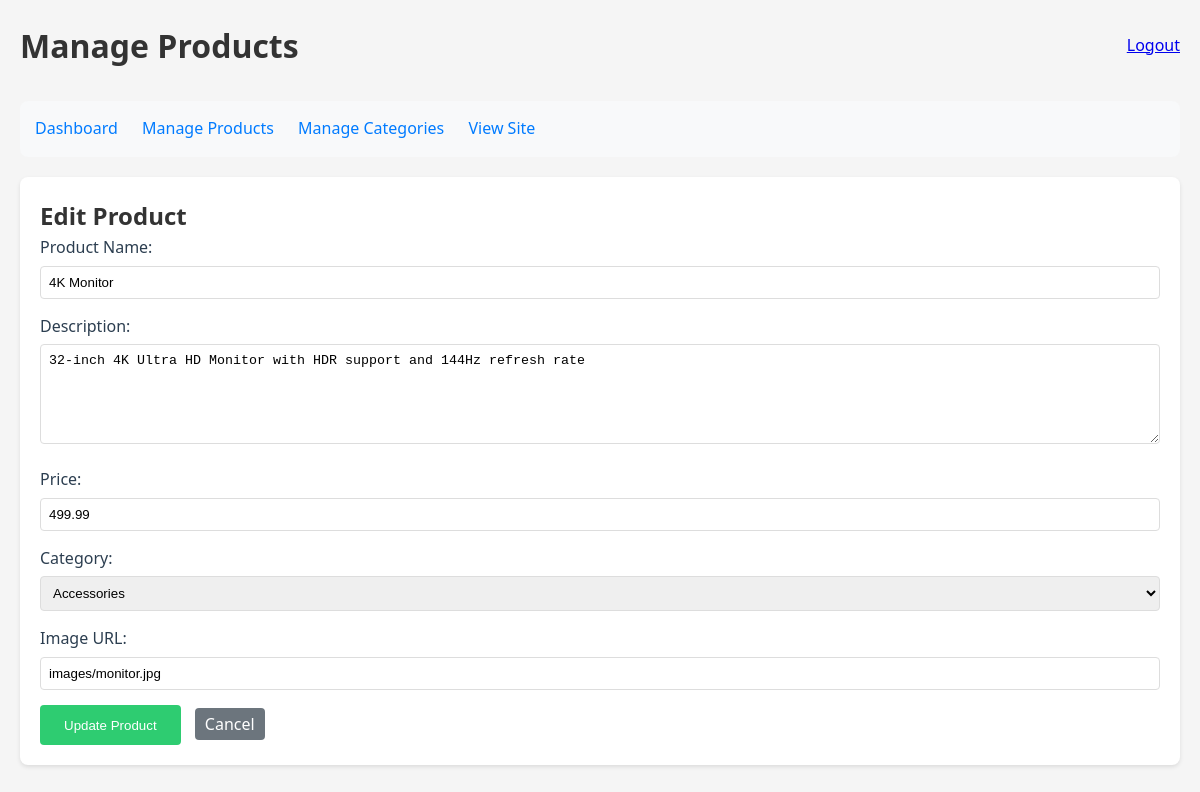
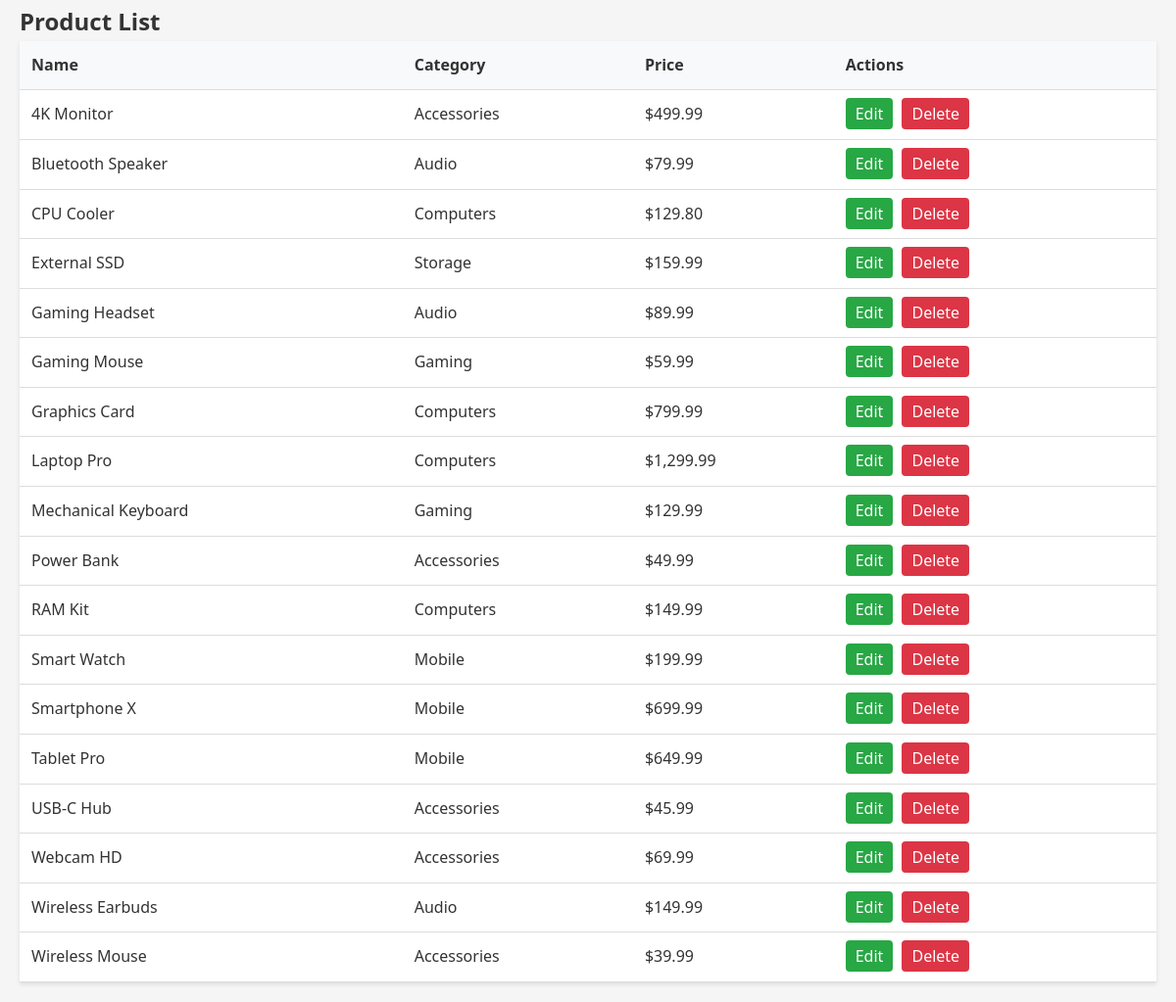
Page /admin_products.php?action=edit&id=5 (signed in) on the committed database (2 pictures, top to bottom).
### tables this page shows
CREATE TABLE `products` (
  `id` int(11) NOT NULL,
  `name` varchar(255) NOT NULL,
  `description` text DEFAULT NULL,
  `price` decimal(10,2) NOT NULL,
  `image_url` varchar(255) DEFAULT NULL,
  `created_at` timestamp NOT NULL DEFAULT current_timestamp(),
  `category_id` int(11) DEFAULT NULL
);

CREATE TABLE `categories` (
  `id` int(11) NOT NULL,
  `name` varchar(100) NOT NULL,
  `description` text DEFAULT NULL,
  `created_at` timestamp NOT NULL DEFAULT current_timestamp()
);

### admin_products.php (the view, shortened to what this page needs)
<?php
require_once 'config.php';
$categories = $pdo->query('SELECT * FROM categories ORDER BY name')->fetchAll();
$products = $pdo->query('
    SELECT p.*, c.name as category_name
    FROM products p
    JOIN categories c ON p.category_id = c.id
    ORDER BY p.name
')->fetchAll();
$editing_product = null;
if (isset($_GET['action']) && $_GET['action'] === 'edit' && isset($_GET['id'])) {
    $stmt = $pdo->prepare('SELECT * FROM products WHERE id = ?');
    $stmt->execute([$_GET['id']]);
    $editing_product = $stmt->fetch();
}
?>
<!DOCTYPE html>
<html lang="en">
<head>
    <link rel="stylesheet" href="styles.css">
</head>
<body>
    <div class="admin-container">
        <div class="admin-header">
            <h1>Manage Products</h1>
            <a href="logout.php" class="logout-btn">Logout</a>
        </div>
        <nav class="admin-nav">
            <a href="admin_dashboard.php">Dashboard</a>
            <a href="admin_products.php">Manage Products</a>
            <a href="admin_categories.php">Manage Categories</a>
            <a href="index.php" target="_blank">View Site</a>
        </nav>
        <div class="product-form">
            <h2><?php echo $editing_product ? 'Edit Product' : 'Add New Product'; ?></h2>
            <form method="POST" action="">
                <div class="form-group">
                    <label for="name">Product Name:</label>
                    <input type="text" id="name" name="name" required
                           value="<?php echo htmlspecialchars($editing_product['name'] ?? ''); ?>">
                </div>
                <div class="form-group">
                    <label for="description">Description:</label>
                    <textarea id="description" name="description" required><?php
                        echo htmlspecialchars($editing_product['description'] ?? '');
                    ?></textarea>
                </div>
                <div class="form-group">
                    <label for="price">Price:</label>
                    <input type="number" id="price" name="price" step="0.01" required
                           value="<?php echo htmlspecialchars($editing_product['price'] ?? ''); ?>">
                </div>
                <div class="form-group">
                    <label for="category_id">Category:</label>
                    <select id="category_id" name="category_id" required>
                        <?php foreach ($categories as $category): ?>
                            <option value="<?php echo $category['id']; ?>"
                                    <?php echo ($editing_product['category_id'] ?? '') == $category['id'] ? 'selected' : ''; ?>>
                                <?php echo htmlspecialchars($category['name']); ?>
                            </option>
                        <?php endforeach; ?>
                    </select>
                </div>
                <div class="form-group">
                    <label for="image_url">Image URL:</label>
                    <input type="url" id="image_url" name="image_url"
                           value="<?php echo htmlspecialchars($editing_product['image_url'] ?? ''); ?>">
                </div>
                <button type="submit" class="submit-btn">
                    <?php echo $editing_product ? 'Update Product' : 'Add Product'; ?>
                </button>
                <?php if ($editing_product): ?>
                    <a href="admin_products.php" class="action-btn cancel-btn">Cancel</a>
                <?php endif; ?>
            </form>
        </div>
        <h2>Product List</h2>
        <table class="product-table">
            <thead>
                <tr>
                    <th>Name</th>
                    <th>Category</th>
                    <th>Price</th>
                    <th>Actions</th>
                </tr>
            </thead>
            <tbody>
                <?php foreach ($products as $product): ?>
                <tr>
                    <td><?php echo htmlspecialchars($product['name']); ?></td>
                    <td><?php echo htmlspecialchars($product['category_name']); ?></td>
                    <td>$<?php echo number_format($product['price'], 2); ?></td>
                    <td>
                        <a href="admin_products.php?action=edit&id=<?php echo $product['id']; ?>"
                           class="action-btn edit-btn">Edit</a>
                        <a href="admin_products.php?action=delete&id=<?php echo $product['id']; ?>"
                           class="action-btn delete-btn"
                           onclick="return confirm('Are you sure you want to delete this product?')">Delete</a>
                    </td>
                </tr>
                <?php endforeach; ?>
            </tbody>
        </table>
    </div>
</body>
</html>

### styles.css (style rules this page uses)
* { margin: 0; padding: 0; box-sizing: border-box; }
body { font-family: 'Segoe UI', Tahoma, Geneva, Verdana, sans-serif; line-height: 1.6; color: #333; background-color: #f5f5f5; }
.form-group { margin-bottom: 1rem; }
.form-group label { display: block; margin-bottom: 0.5rem; color: #2c3e50; }
.form-group input, .form-group select, .form-group textarea { width: 100%; padding: 0.5rem; border: 1px solid #ddd; border-radius: 4px; }
.form-group textarea { height: 100px; resize: vertical; }
button[type="submit"] { background: #2ecc71; color: white; border: none; padding: 0.8rem 1.5rem; border-radius: 4px; cursor: pointer; transition: background 0.3s ease; }

### admin_products.php (style rules this page uses)
.admin-container { max-width: 1200px; margin: 0 auto; padding: 20px; }
.admin-header { display: flex; justify-content: space-between; align-items: center; margin-bottom: 30px; }
.admin-nav { background: #f8f9fa; padding: 15px; border-radius: 8px; margin-bottom: 20px; }
.admin-nav a { margin-right: 20px; text-decoration: none; color: #007bff; }
.product-form { background: white; padding: 20px; border-radius: 8px; box-shadow: 0 2px 4px rgba(0,0,0,0.1); margin-bottom: 30px; }
.form-group { margin-bottom: 15px; }
.form-group label { display: block; margin-bottom: 5px; }
.form-group input, .form-group textarea, .form-group select { width: 100%; padding: 8px; border: 1px solid #ddd; border-radius: 4px; }
.form-group textarea { height: 100px; }
.submit-btn { background: #007bff; color: white; padding: 10px 20px; border: none; border-radius: 4px; cursor: pointer; }
.product-table { width: 100%; border-collapse: collapse; background: white; box-shadow: 0 2px 4px rgba(0,0,0,0.1); }
.product-table th, .product-table td { padding: 12px; text-align: left; border-bottom: 1px solid #ddd; }
.product-table th { background: #f8f9fa; }
.action-btn { padding: 5px 10px; border-radius: 4px; text-decoration: none; color: white; margin-right: 5px; }
.edit-btn { background: #28a745; }
.delete-btn { background: #dc3545; }
.cancel-btn { background: #6c757d; margin-left: 10px; }

### rows in the picture
products: name "4K Monitor", description "32-inch 4K Ultra HD Monitor with HDR support and 144Hz refresh rate", price "499.99", category_id "Accessories", image_url "images/monitor.jpg", category.name "Accessories"
products: name "Bluetooth Speaker", category.name "Audio", price "79.99"
products: name "CPU Cooler", category.name "Computers", price "129.80"
products: name "External SSD", category.name "Storage", price "159.99"
products: name "Gaming Headset", category.name "Audio", price "89.99"
products: name "Gaming Mouse", category.name "Gaming", price "59.99"
products: name "Graphics Card", category.name "Computers", price "799.99"
products: name "Laptop Pro", category.name "Computers", price "1,299.99"
products: name "Mechanical Keyboard", category.name "Gaming", price "129.99"
products: name "Power Bank", category.name "Accessories", price "49.99"
products: name "RAM Kit", category.name "Computers", price "149.99"
products: name "Smart Watch", category.name "Mobile", price "199.99"
products: name "Smartphone X", category.name "Mobile", price "699.99"
products: name "Tablet Pro", category.name "Mobile", price "649.99"
products: name "USB-C Hub", category.name "Accessories", price "45.99"
products: name "Webcam HD", category.name "Accessories", price "69.99"
products: name "Wireless Earbuds", category.name "Audio", price "149.99"
products: name "Wireless Mouse", category.name "Accessories", price "39.99"
